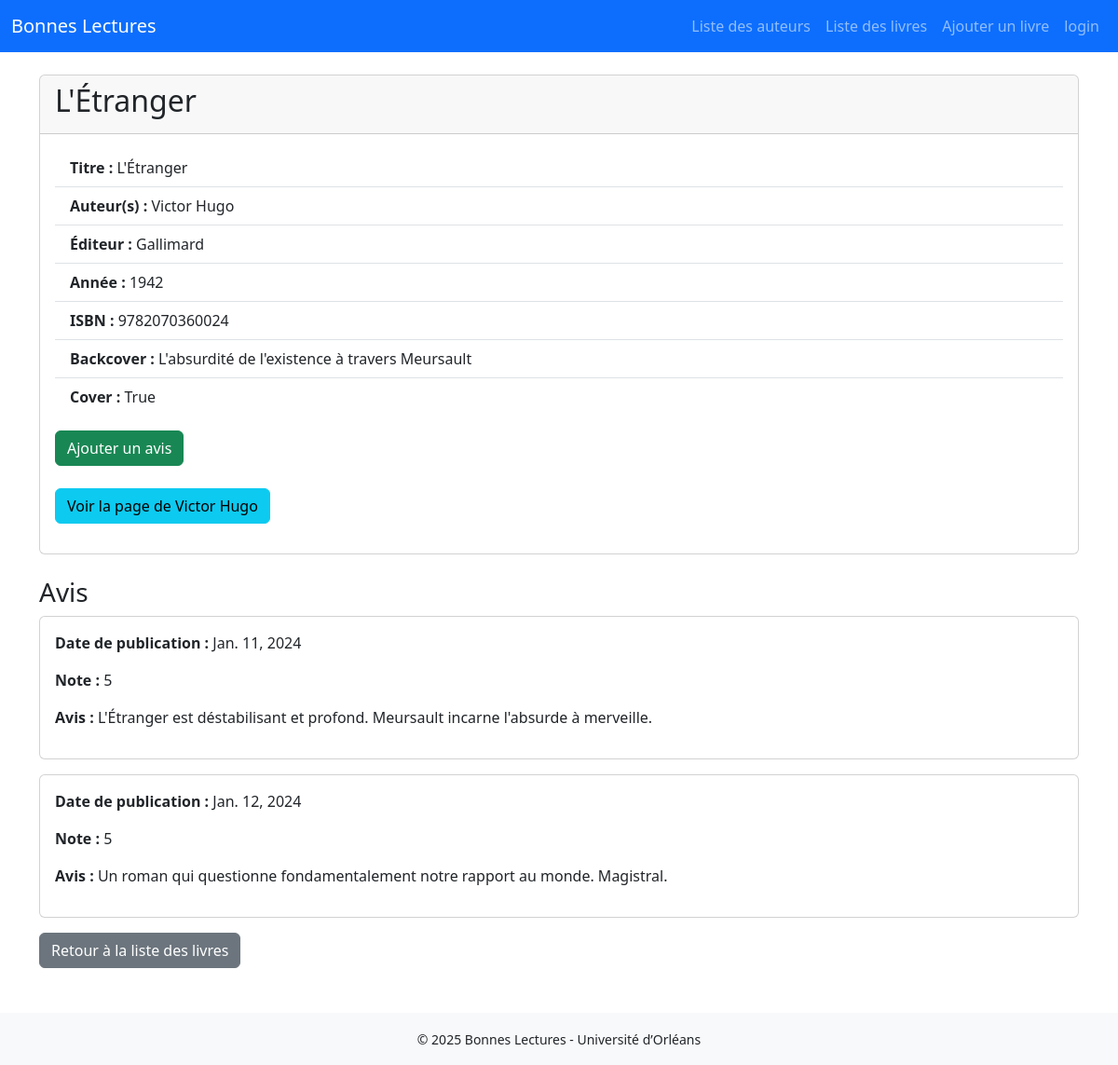
Screenshot of /book/8 with the database file from the repository.
### bonnes_lectures/models.py (models this page shows, shortened)
class Book(models.Model):
    title = models.CharField(max_length=255)
    authors = models.ManyToManyField(Author, related_name="livres")
    publisher = models.CharField(max_length=255)
    year = models.IntegerField()
    ISBN = IsbnField()
    backCover = models.CharField()
    cover = models.BooleanField()
    user = models.ForeignKey(User, on_delete=models.CASCADE, related_name="books")

class Author(models.Model):
    prenom = models.CharField(max_length=255)
    nom = models.CharField(max_length=255)
    user = models.ForeignKey(User, on_delete=models.CASCADE, related_name="authors")
    def __str__(self):
        return f"{self.prenom} {self.nom}"

class Review(models.Model):
  date = models.DateField(auto_now_add=True)
  text = models.CharField()
  review = models.SmallIntegerField(validators=[MinValueValidator(1), MaxValueValidator(5)])
  book = models.ForeignKey (Book , on_delete=models.CASCADE, related_name="reviews")
  user = models.ForeignKey(User, on_delete=models.CASCADE, related_name="reviews")

### bonnes_lectures/views.py (the view)
def book(request , book_id ) :
    thebook = Book.objects.get(pk=book_id)
    return render(request, "bonnes_lectures/book.html",{"book" : thebook})

### bonnes_lectures/templates/bonnes_lectures/book.html (shortened to what this page needs)
{% extends "bonnes_lectures/main.html" %}
{% block content %}
<div class="card mb-4">
    <div class="card-header">
        <h2>{{ book.title }}</h2>
    </div>
    <div class="card-body">
        <ul class="list-group list-group-flush mb-3">
            <li class="list-group-item"><b>Titre :</b> {{ book.title }}</li>
            <li class="list-group-item">
                <b>Auteur(s) :</b>
                {{ book.authors.all|join:", " }}
            </li>
            <li class="list-group-item"><b>Éditeur :</b> {{ book.publisher }}</li>
            <li class="list-group-item"><b>Année :</b> {{ book.year }}</li>
            <li class="list-group-item"><b>ISBN :</b> {{ book.ISBN }}</li>
            <li class="list-group-item"><b>Backcover :</b> {{ book.backCover }}</li>
            <li class="list-group-item"><b>Cover :</b> {{ book.cover }}</li>
        </ul>
        <div class="mb-3">
            <a href="{% url 'newReview' book.id %}" class="btn btn-success">Ajouter un avis</a><br><br>
            {% if book.authors.all %}
                {% for author in book.authors.all %}
                    <a href="{% url 'author' author.id %}" class="btn btn-info me-2">
                        Voir la page de {{ author.prenom }} {{ author.nom }}
                    </a>
                {% endfor %}
            {% endif %}
        </div>
    </div>
</div>
{% if book.reviews.all %}
    <h3>Avis</h3>
    {% for review in book.reviews.all %}
    <div class="card mb-3">
        <div class="card-body">
            <p><b>Date de publication :</b> {{ review.date }}</p>
            <p><b>Note :</b> {{ review.review }}</p>
            <p><b>Avis :</b> {{ review.text }}</p>
        </div>
    </div>
    {% endfor %}
{% else %}
    <p class="text-muted">Aucun avis pour ce livre.</p>
{% endif %}
<div class="mt-3">
    <a href="{% url 'bookBoard' %}" class="btn btn-secondary">Retour à la liste des livres</a>
</div>
{% endblock %}

### rows the page displays
Book: title "L'Étranger", authors.all "Victor Hugo", publisher "Gallimard", year "1942", ISBN "9782070360024", backCover "L'absurdité de l'existence à travers Meursault", cover "True"
Author: prenom "Victor", nom "Hugo"
Review: date "Jan. 11, 2024", review "5", text "L'Étranger est déstabilisant et profond. Meursault incarne l'absurde à merveille."
Review: date "Jan. 12, 2024", review "5", text "Un roman qui questionne fondamentalement notre rapport au monde. Magistral."
